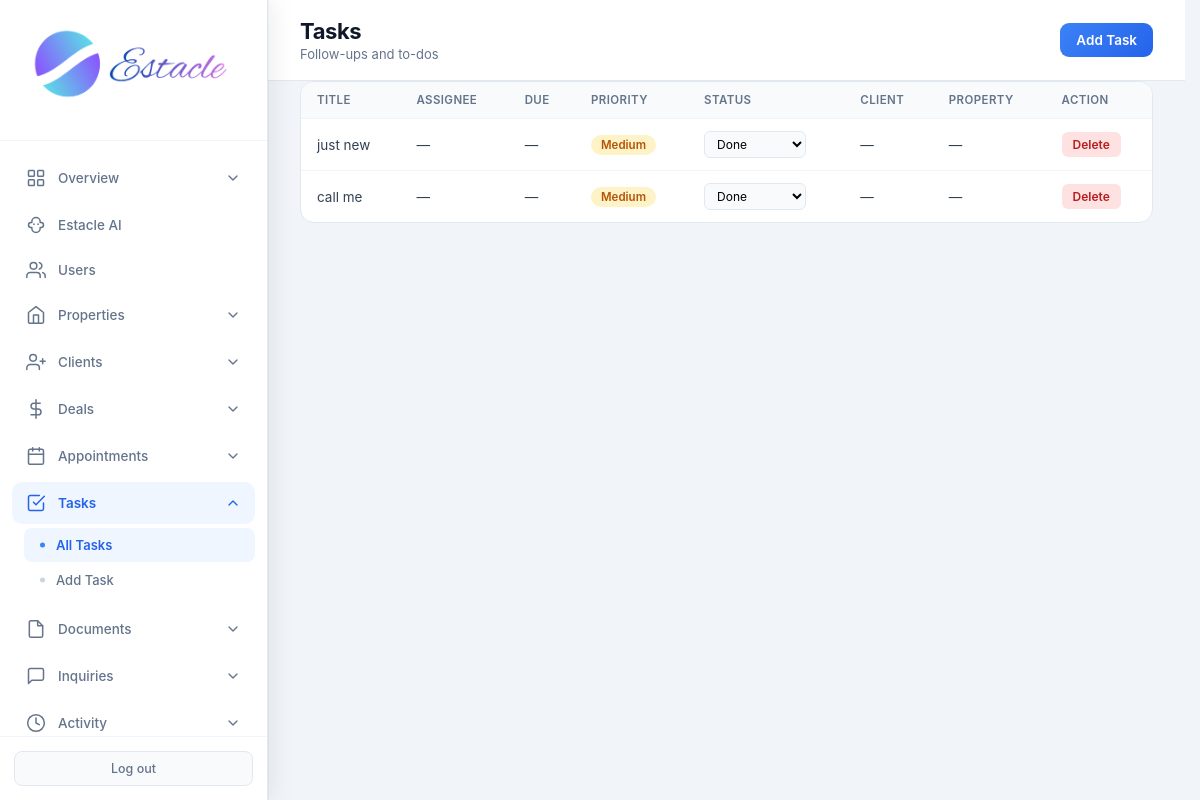
The app's page /admin/tasks (signed in), older data.
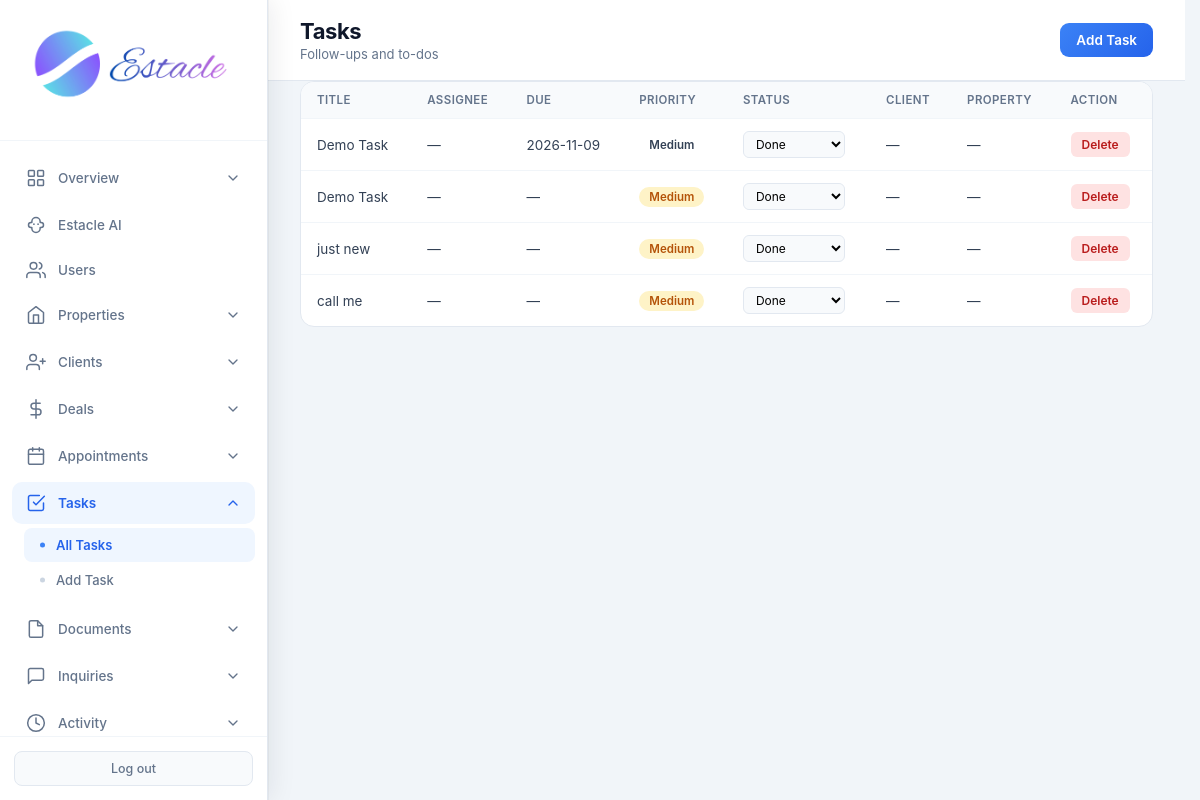
The same page, newer data.
### tables this page shows
CREATE TABLE tasks (
            id INTEGER PRIMARY KEY AUTOINCREMENT,
            title TEXT NOT NULL,
            description TEXT,
            due_date TEXT,
            status TEXT DEFAULT 'pending',
            priority TEXT DEFAULT 'medium',
            assigned_to INTEGER,
            related_client_id INTEGER,
            related_property_id INTEGER,
            created_by INTEGER,
            created_at TIMESTAMP DEFAULT CURRENT_TIMESTAMP,
            FOREIGN KEY (assigned_to) REFERENCES users (id),
            FOREIGN KEY (related_client_id) REFERENCES clients (id),
            FOREIGN KEY (related_property_id) REFERENCES properties (id),
            FOREIGN KEY (created_by) REFERENCES users (id)
        );

### routes/admin/tasks.py (the view)
@admin.route('/admin/tasks')
@login_required
@role_required('admin')
def admin_tasks():
    db = get_db()
    tasks = db.execute(
        "SELECT t.*, u.full_name as assignee_name, c.full_name as client_name, p.title as property_title FROM tasks t LEFT JOIN users u ON t.assigned_to = u.id LEFT JOIN clients c ON t.related_client_id = c.id LEFT JOIN properties p ON t.related_property_id = p.id ORDER BY t.created_at DESC"
    ).fetchall()
    return render_template('admin_tasks.html', tasks=tasks)

### core/db.py (called while the page is built)
def get_db():
    if 'db' not in g:
        g.db = sqlite3.connect(current_app.config['DATABASE'])
        g.db.row_factory = sqlite3.Row
    return g.db

### core/helpers.py (called while the page is built)
def login_required(f):
    @wraps(f)
    def decorated_function(*args, **kwargs):
        if 'user_id' not in session:
            flash('Please log in to access this page.', 'warning')
            return redirect(url_for('auth.login'))
        return f(*args, **kwargs)
    return decorated_function

def role_required(*roles):
    def decorator(f):
        @wraps(f)
        def decorated_function(*args, **kwargs):
            if 'user_id' not in session:
                flash('Please log in to access this page.', 'warning')
                return redirect(url_for('auth.login'))
            if session.get('role') not in roles:
                flash('You do not have permission to access this page.', 'danger')
                return redirect(url_for('auth.role_redirect'))
            return f(*args, **kwargs)
        return decorated_function
    return decorator

### templates/admin_tasks.html (shortened to what this page needs)
<!DOCTYPE html>
<html lang="en">
<head>
<link rel="stylesheet" href="{{ url_for('static', filename='css/admin.css') }}">
</head>
<body>
<div class="app-layout">
{% set active = 'tasks' %}
{% include 'partials/admin_sidebar.html' %}
<main class="main-content">
<header class="top-bar">
<div><h1 class="page-title">Tasks</h1><p class="page-subtitle">Follow-ups and to-dos</p></div>
<a href="{{ url_for('admin.admin_add_task') }}" class="btn-primary">Add Task</a>
</header>
<div class="panel full"><div class="table-wrap"><table>
<thead><tr><th>Title</th><th>Assignee</th><th>Due</th><th>Priority</th><th>Status</th><th>Client</th><th>Property</th><th>Action</th></tr></thead>
<tbody>
{% for t in tasks %}
<tr>
<td>{{ t.title }}</td>
<td>{{ t.assignee_name or '—' }}</td>
<td>{{ t.due_date or '—' }}</td>
<td><span class="badge badge-{{ t.priority }}">{{ t.priority }}</span></td>
<td>
<form method="POST" action="{{ url_for('admin.admin_task_status', task_id=t.id) }}" style="display:inline">
<select name="status" class="status-select" onchange="this.form.submit()">
<option value="done" {% if t.status=='done' %}selected{% endif %}>Done</option>
</select></form>
</td>
<td>{{ t.client_name or '—' }}</td>
<td>{{ t.property_title or '—' }}</td>
<td><form method="POST" action="{{ url_for('admin.admin_delete_task', task_id=t.id) }}" style="display:inline" onsubmit="return confirm('Delete?')"><button class="btn-sm btn-danger" type="submit">Delete</button></form></td>
</tr>
{% else %}<tr><td colspan="8" class="empty">No tasks yet</td></tr>{% endfor %}
</tbody></table></div></div>
</main>
</div>
</body>
</html>

Row changes from the older to the newer data that the page shows:
added tasks: title "Demo Task", assignee_name "—", due_date "2026-11-09", priority "Medium", status "Done", client_name "—", property_title "—"
added tasks: title "Demo Task", assignee_name "—", due_date "—", priority "Medium", status "Done", client_name "—", property_title "—"
